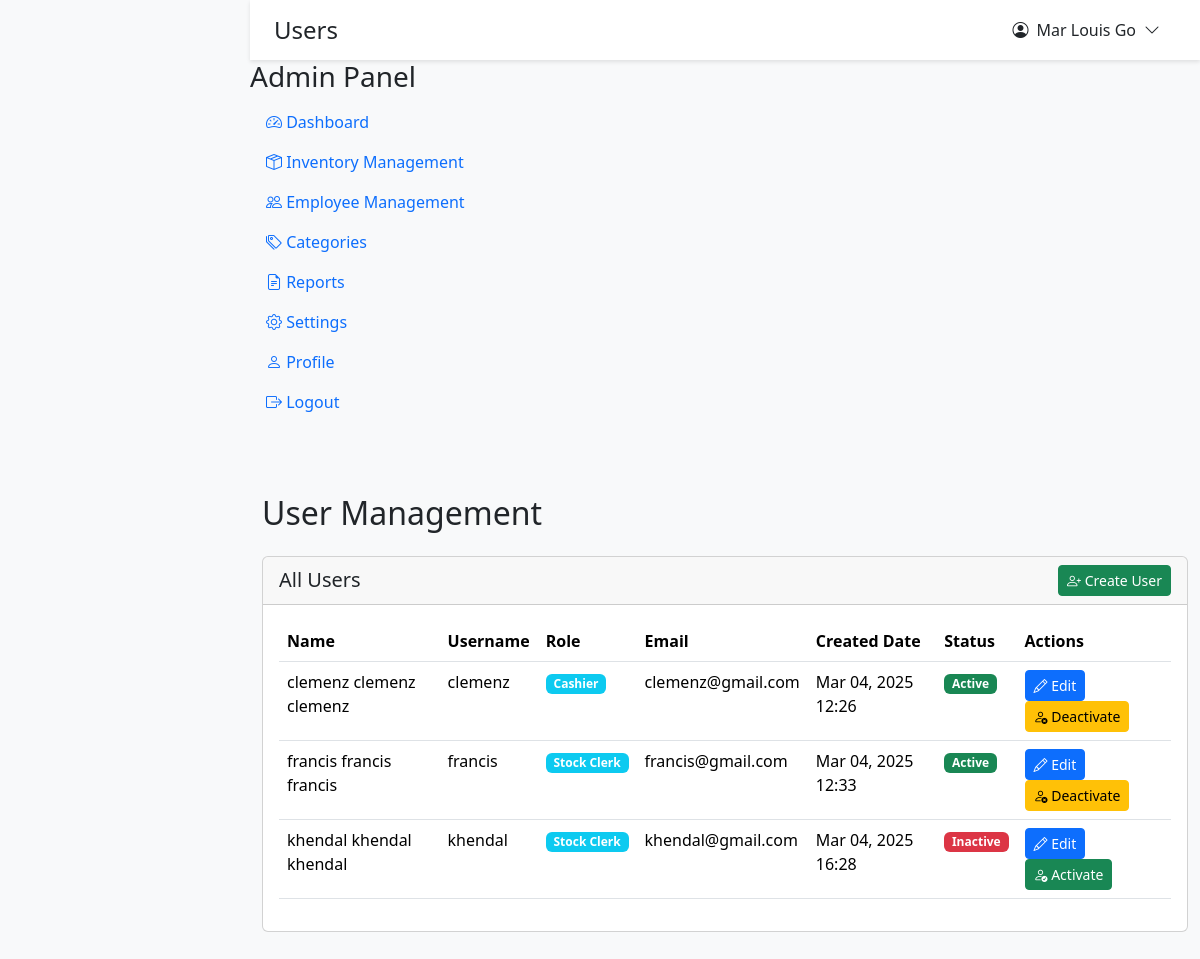
The page /v2/posinventory_aa/roles/admin/users.php (signed in) on the database its author committed.
### tables this page shows
CREATE TABLE `tbl_user` (
  `user_id` int(11) NOT NULL,
  `employee_id` int(11) NOT NULL,
  `user_name` varchar(255) NOT NULL,
  `user_password` varchar(255) NOT NULL,
  `user_created` timestamp NOT NULL DEFAULT current_timestamp()
);

CREATE TABLE `tbl_employee` (
  `employee_id` int(11) NOT NULL,
  `first_name` varchar(255) NOT NULL,
  `middle_name` varchar(255) DEFAULT NULL,
  `last_name` varchar(255) NOT NULL,
  `email` varchar(255) DEFAULT NULL,
  `gender` enum('male','female','other') DEFAULT NULL,
  `hired_date` date DEFAULT NULL,
  `address_info` varchar(255) DEFAULT NULL,
  `job_id` int(11) DEFAULT NULL
);

CREATE TABLE `tbl_jobs` (
  `job_id` int(11) NOT NULL,
  `job_name` varchar(255) NOT NULL,
  `job_created_at` timestamp NOT NULL DEFAULT current_timestamp()
);

### v2/posinventory_aa/roles/admin/users.php (the view, shortened to what this page needs)
<?php
require_once '../../config/database.php';
require_once '../../includes/header.php';
$query = "SELECT u.user_id, u.user_name, u.user_password, u.user_created,
          e.first_name, e.middle_name, e.last_name, e.email, j.job_name
          FROM tbl_user u
          INNER JOIN tbl_employee e ON u.employee_id = e.employee_id
          INNER JOIN tbl_jobs j ON e.job_id = j.job_id
          WHERE j.job_name NOT IN ('Main Admin', 'Admin')
          ORDER BY j.job_name, e.last_name, e.first_name";
$result = $conn->query($query);
?>
<div class="container-fluid py-4">
    <div class="row mb-4">
        <div class="col">
            <h2 class="mb-4">User Management</h2>
            <div class="card">
                <div class="card-header">
                    <div class="d-flex justify-content-between align-items-center">
                        <h5 class="mb-0">All Users</h5>
                        <div>
                            <a href="create_user.php" class="btn btn-success btn-sm">
                                <i class="bi bi-person-plus"></i> Create User
                            </a>
                        </div>
                    </div>
                </div>
                <div class="card-body">
                    <div class="table-responsive">
                        <table class="table table-hover">
                            <thead>
                                <tr>
                                    <th>Name</th>
                                    <th>Username</th>
                                    <th>Role</th>
                                    <th>Email</th>
                                    <th>Created Date</th>
                                    <th>Status</th>
                                    <th>Actions</th>
                                </tr>
                            </thead>
                            <tbody>
                                <?php while ($user = $result->fetch_assoc()): ?>
                                    <tr>
                                        <td>
                                            <?php
                                            echo htmlspecialchars($user['first_name'] . ' ' .
                                                ($user['middle_name'] ? $user['middle_name'] . ' ' : '') .
                                                $user['last_name']);
                                            ?>
                                        </td>
                                        <td><?php echo htmlspecialchars($user['user_name']); ?></td>
                                        <td>
                                            <span class="badge bg-info">
                                                <?php echo htmlspecialchars($user['job_name']); ?>
                                            </span>
                                        </td>
                                        <td><?php echo htmlspecialchars($user['email']); ?></td>
                                        <td><?php echo date('M d, Y H:i', strtotime($user['user_created'])); ?></td>
                                        <td>
                                            <?php $is_active = strpos($user['user_password'], 'INACTIVE_') !== 0; ?>
                                            <span class="badge <?php echo $is_active ? 'bg-success' : 'bg-danger'; ?>">
                                                <?php echo $is_active ? 'Active' : 'Inactive'; ?>
                                            </span>
                                        </td>
                                        <td>
                                            <a href="edit_user.php?id=<?php echo $user['user_id']; ?>"
                                               class="btn btn-sm btn-primary">
                                                <i class="bi bi-pencil"></i> Edit
                                            </a>
                                            <form method="POST" action="" class="d-inline">
                                                <?php $is_active = strpos($user['user_password'], 'INACTIVE_') !== 0; ?>
                                                <button type="submit" class="btn btn-sm <?php echo $is_active ? 'btn-warning' : 'btn-success'; ?>"
                                                        onclick="return confirm('Are you sure you want to <?php echo $is_active ? 'deactivate' : 'activate'; ?> this user?')">
                                                    <i class="bi <?php echo $is_active ? 'bi-person-x' : 'bi-person-check'; ?>"></i>
                                                    <?php echo $is_active ? 'Deactivate' : 'Activate'; ?>
                                                </button>
                                            </form>
                                        </td>
                                    </tr>
                                <?php endwhile; ?>
                            </tbody>
                        </table>
                    </div>
                </div>
            </div>
        </div>
    </div>
</div>
<?php require_once '../../includes/footer.php'; ?>

### v2/posinventory_aa/includes/header.php (style rules this page uses)
:root { --body-bg: #f8f9fa; --topbar-bg: #ffffff; --card-bg: #ffffff; --text-color: #212529; --border-color: rgba(0,0,0,0.1); }
body { min-height: 100vh; background-color: var(--body-bg); padding-left: 250px; padding-top: 60px; transition: padding-left 0.3s ease; color: var(--text-color); }

### rows shown on the page
tbl_user: employee.last_name "clemenz clemenz clemenz", user_name "clemenz", tbl_jobs.job_name "Cashier", employee.email "clemenz@gmail.com", user_created "Mar 04, 2025 12:26", shows "Active", shows "Deactivate"
tbl_user: employee.last_name "francis francis francis", user_name "francis", tbl_jobs.job_name "Stock Clerk", employee.email "francis@gmail.com", user_created "Mar 04, 2025 12:33", shows "Active", shows "Deactivate"
tbl_user: employee.last_name "khendal khendal khendal", user_name "khendal", tbl_jobs.job_name "Stock Clerk", employee.email "khendal@gmail.com", user_created "Mar 04, 2025 16:28", shows "Inactive", shows "Activate"

### other values the page prints
$page_title "Users"
$_SESSION['full_name'] "Mar Louis Go"
